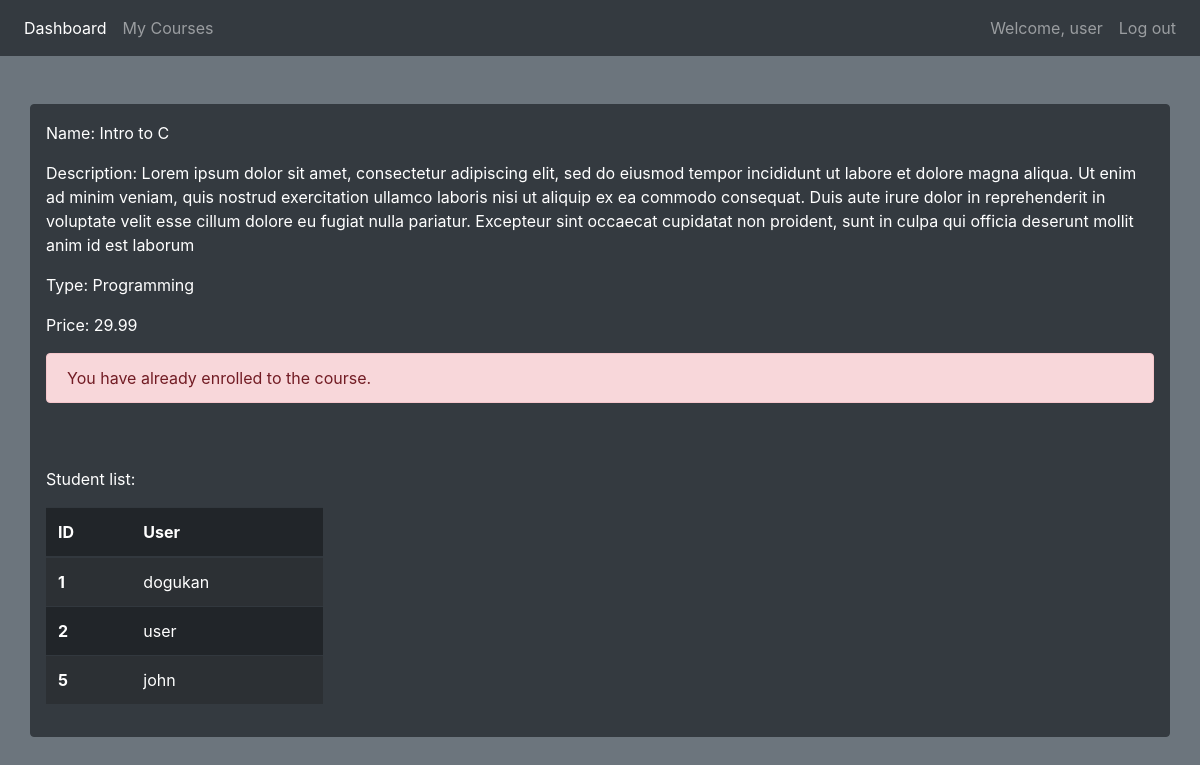
Page /course/3 (signed in) on the committed database.
### courses/models.py (models this page shows, shortened)
class Course(models.Model):
    DANCE = "Dance"
    PROG = "Programming"
    LANG = "Language"
    TYPES = [
        (DANCE, "Dance"),
        (PROG, "Programming"),
        (LANG, "Language"),
    ]
    name = models.CharField(max_length=100)
    desc = models.TextField()
    type = models.CharField(max_length=15, choices=TYPES, default=DANCE)
    due_date = models.DateTimeField()
    active = models.BooleanField(default=True)
    price = models.DecimalField(max_digits=5, decimal_places=2)
    students = models.ManyToManyField(User, blank=True)
    @property
    def is_past_due(self):
        return timezone.now() > self.due_date

### courses/views.py (the view)
# urls.py: path('course/<str:pk>', views.course_detail, name='course_detail'),
@login_required(login_url='login')
def course_detail(request, pk):
    cd = Course.objects.get(id=pk)
    students = cd.students.all()
    is_already_enrolled = False
    for student in students:
        if student == request.user:
            is_already_enrolled = True
    context = {
        'cd':cd,
        'students':students,
        'is_already_enrolled': is_already_enrolled,
    }
    return render(request, 'courses/course_detail.html', context)

### courses/templates/courses/course_detail.html
{% extends 'courses/base.html' %}
{% block content %}
<div class="container mt-5 py-3 border border-dark rounded bg-dark text-white">
    <p>Name: {{ cd.name }}</p>
    <p>Description: {{ cd.desc }}</p>
    <p>Type: {{ cd.type }}</p>
    <p>Price: {{ cd.price }}</p>
    {% if cd.is_past_due %}
    <p>Registration to this course has ended.</p>
    <p><a href="{% url 'dashboard' %}">See other courses</a></p>
    {% elif is_already_enrolled %}
    <div class="alert alert-danger" role="alert">
        You have already enrolled to the course.
      </div>
    {% else %}
    <a class="badge badge-primary text-wrap p-2" href="{% url 'enroll_course' cd.id %}" style="font-size: 20px;">Enroll Now</a>
    {% endif %}
    <br>
    <br>
    <p>Student list:</p>
    {% if students.count == 0 %}
    <p>There is no student currently enrolled to this class.</p>
    {% else %}
    <table class="table table-striped table-dark" style="max-width: 25%;">
        <thead>
            <tr>
                <th scope="col">ID</th>
                <th scope="col">User</th>
            </tr>
        </thead>
        <tbody>
            {% for student in students %}
            <tr>
                <th scope="row">{{ student.id }}</th>
                <td>{{ student }}</td>
            </tr>
            {% endfor %}
        </tbody>
    </table>
    {% endif %}
</div>
{% endblock %}

### courses/templates/courses/base.html (shortened to what this page needs)
{% load static %}
<!doctype html>
<html lang="en">
<head>
  <link rel="stylesheet" href="https://maxcdn.bootstrapcdn.com/bootstrap/4.0.0/css/bootstrap.min.css"
>
</head>
<body class="bg-secondary">
  <nav class="navbar navbar-expand-md navbar-dark bg-dark">
    <div class="navbar-collapse collapse w-100 order-1 order-md-0 dual-collapse2">
        <ul class="navbar-nav mr-auto">
            <li class="nav-item active">
                <a class="nav-link" href="{% url 'dashboard' %}">Dashboard</a>
            </li>
            <li class="nav-item">
                <a class="nav-link" href="{% url 'my_courses' %}">My Courses</a>
            </li>
        </ul>
    </div>
    <div class="navbar-collapse collapse w-100 order-3 dual-collapse2">
        <ul class="navbar-nav ml-auto">
            <li class="nav-item">
              <a class="nav-link" href="">Welcome, {{ request.user }}</a>
            </li>
            <li class="nav-item">
                <a class="nav-link" href="{% url 'logout' %}">Log out</a>
            </li>
        </ul>
    </div>
</nav>
  {% block content %}
  {% endblock %}
</body>
</html>

### rows in the picture
Course: name "Intro to C", desc "Lorem ipsum dolor sit amet, consectetur adipiscing elit, sed do eiusmod tempor incididunt ut labore et dolore magna aliqua. Ut enim ad minim veniam, quis nostrud exercitation ullamco laboris nisi ut aliquip ex ea commodo consequat. Duis aute irure dolor in reprehenderit in voluptate velit esse cillum dolore eu fugiat nulla pariatur. Excepteur sint occaecat cupidatat non proident, sunt in culpa qui officia deserunt mollit anim id est laborum", type "Programming", price "29.99"

### other values in the picture
{{ request.user }} "user"
{{ student.id }} "1"
{{ student }} "dogukan"
{{ student.id }} "2"
{{ student }} "user"
{{ student.id }} "5"
{{ student }} "john"
